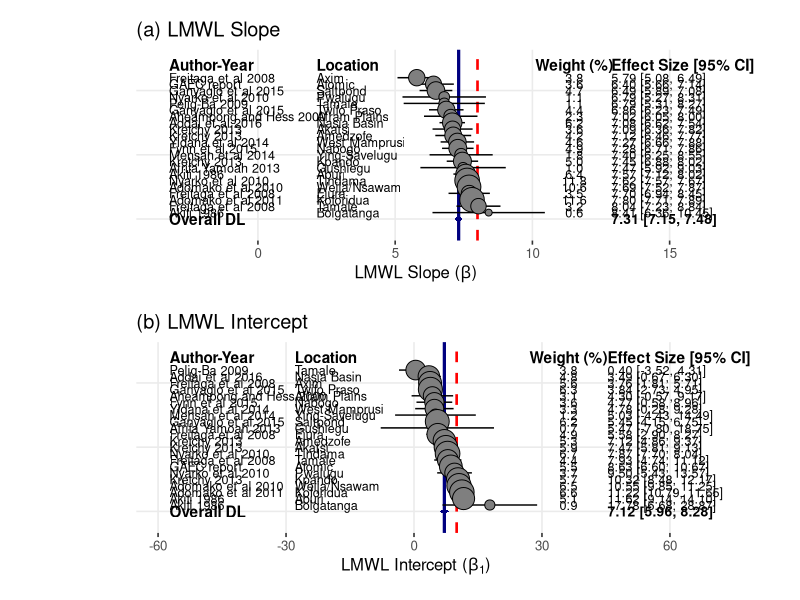
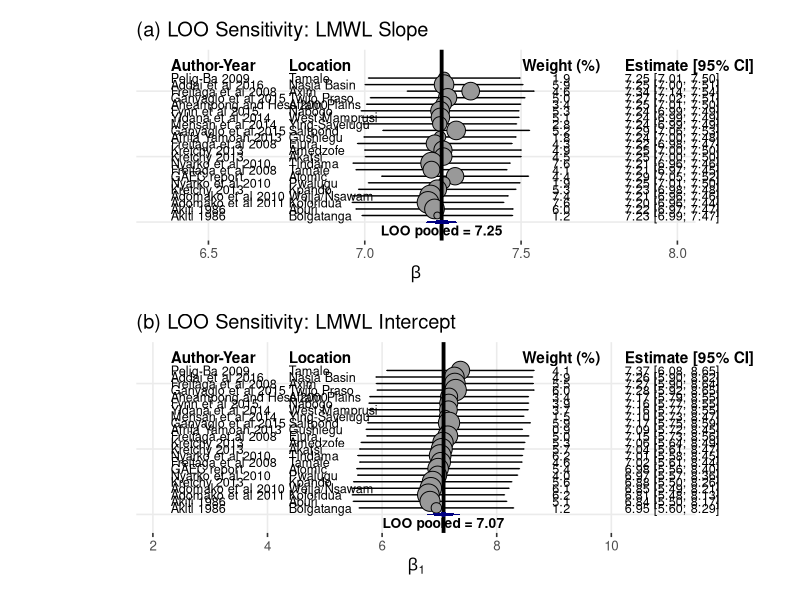
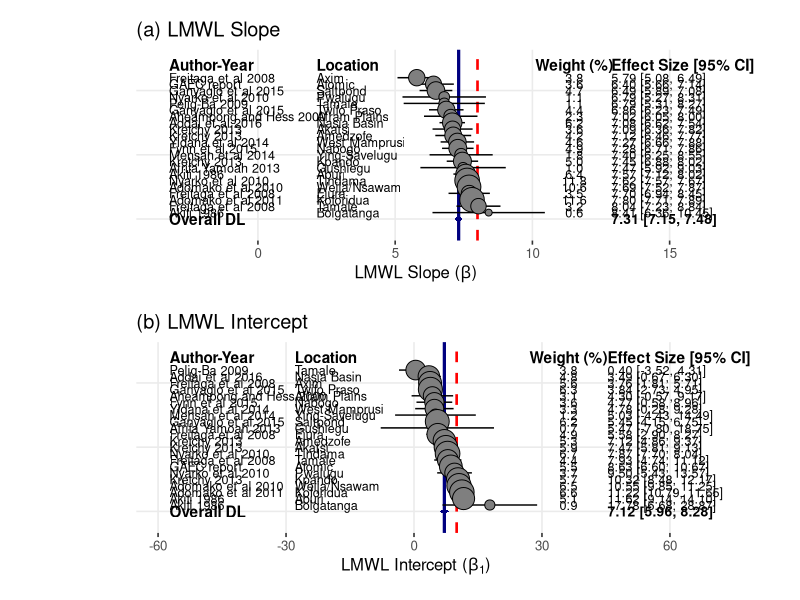
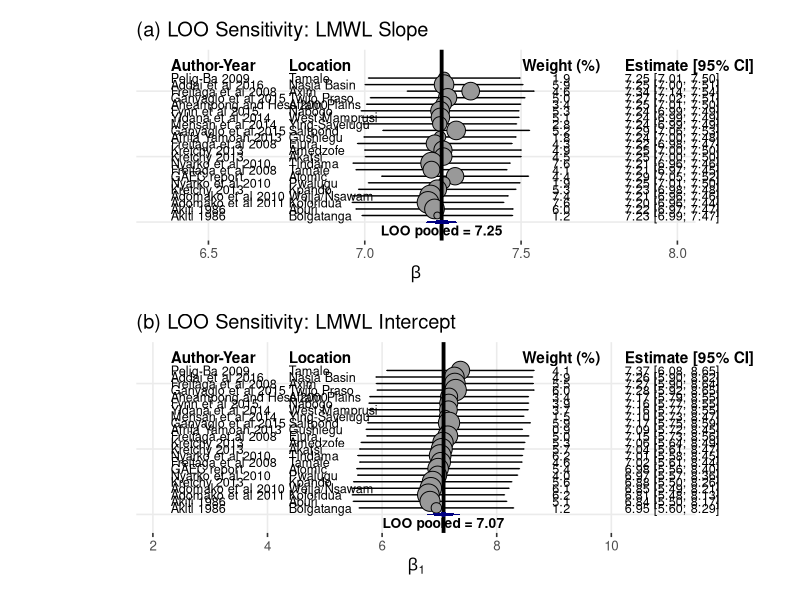

Generate these figures, in order, with R:





##Prepare data
library(metafor)
library(ggplot2)
library(dplyr)
library(patchwork)
# Load libraries

library(metafor)
library(dplyr)

# Create dataset

dat <- data.frame(
  Study = c(
    "Pelig-Ba 2009","Addai et al 2016","Freitaga et al 2008",
    "Ganyaglo et al 2015","Aheampong and Hess 2000","Fynn et al 2015",
    "Yidana et al 2014","Mensah et al 2014","Ganyaglo et al 2015",
    "Afrifa Yamoah 2013","Freitaga et al 2008","Kretchy 2013",
    "Kretchy 2013","Nyarko et al 2010","Freitaga et al 2008",
    "GAEC report","Nyarko et al 2010","Kretchy 2013",
    "Adomako et al 2010","Adomako et al 2011",
    "Akiti 1986","Akiti 1986"
  ),
  
  Location = c(
    "Tamale","Nasia Basin","Axim","Twifo Praso","Afram Plains",
    "Nabogo","West Mamprusi","Ying-Savelugu","Saltpond",
    "Gushiegu","Ejura","Amedzofe","Akatsi","Tindama",
    "Tamale","Atomic","Pwalugu","Kpando",
    "Weija/Nsawam","Koforidua","Aburi","Bolgatanga"
  ),
  
  Latitude = c(
    9.40,10.45,4.87,5.61,6.80,9.55,10.35,9.62,5.21,
    9.92,7.39,6.90,6.11,10.97,9.40,5.80,10.74,
    6.99,5.80,6.09,5.85,10.79
  ),
  
  Slope = c(
    6.788740637,7.079334170,5.787605940,6.862570508,7.024921466,
    7.282675870,7.266346910,7.403514030,6.486435014,7.474410921,
    7.697400875,7.116736782,7.091673770,7.621921714,8.035528500,
    6.397570231,6.787267568,7.450612144,7.692032115,7.800512697,
    7.568612019,8.406638871
  ),
  
  SE_Slope = c(
    0.754558178,0.236730092,0.358544493,0.320969067,0.496972838,
    0.293011431,0.311301502,0.586738725,0.304529499,0.793469147,
    0.384097884,0.333602414,0.372358193,0.026584201,0.408990182,
    0.377540421,0.775802857,0.292005309,0.088279414,0.044786696,
    0.227751057,1.044462192
  ),
  
  Intercept = c(
    0.398473145,3.486498264,3.759578051,3.840855217,4.304125654,
    4.770302097,4.779371550,5.029379703,5.453963819,5.473688361,
    5.584400748,7.115151000,7.472422377,7.869228921,7.928564102,
    8.634115130,9.502174595,10.323681130,10.546412280,11.218665510,
    11.618931090,17.775154950
  ),
  
  SE_Intercept = c(
    1.996953967,1.435593447,0.992699998,0.567258505,2.484988430,
    2.138950498,2.297765511,4.826790681,0.662778565,6.774486899,
    1.368268479,1.152365241,0.846691819,0.087128843,1.627092279,
    1.038591198,2.076491575,0.941729704,0.357307558,0.221117041,
    1.263802453,5.660364776
  ),
  
  Elevation = c(
    200,219,50,100,150,200,166,200,50,180,228,
    455,50,200,200,50,165,156.58,50,238,447,177
  )
)

# Sampling variances

dat$vi_slope <- dat$SE_Slope^2
dat$vi_intercept <- dat$SE_Intercept^2

#---------------------------------------------------


#-----------------------------------------
# Random-effects models
#-----------------------------------------

res.slope <- rma(
  yi = Slope,
  vi = vi_slope,
  method = "DL",
  data = dat
)
tau2.s <- round(res.slope$tau2,3)
I2.s   <- round(res.slope$I2,1)
QEp.s  <- signif(res.slope$QEp,3)

res.int <- rma(
  yi = Intercept,
  vi = vi_intercept,
  method = "DL",
  data = dat
)
tau2.i <- round(res.int$tau2,3)
I2.i   <- round(res.int$I2,1)
QEp.i  <- signif(res.int$QEp,3)
#-----------------------------------------
# Weights
#-----------------------------------------

dat$WeightSlope <-
  round(
    100 * weights(res.slope) /
      sum(weights(res.slope)),
    1
  )

dat$WeightInt <-
  round(
    100 * weights(res.int) /
      sum(weights(res.int)),
    1
  )

#-----------------------------------------
# Confidence intervals
#-----------------------------------------

dat$Slope_LCL <- dat$Slope - 1.96*dat$SE_Slope
dat$Slope_UCL <- dat$Slope + 1.96*dat$SE_Slope

dat$Int_LCL <- dat$Intercept - 1.96*dat$SE_Intercept
dat$Int_UCL <- dat$Intercept + 1.96*dat$SE_Intercept
##2. Forest plot function
forest_gg <- function(df,
                      estimate,
                      lcl,
                      ucl,
                      weight,
                      pooled,
                      pooled.lcl,
                      pooled.ucl,
                      refline,
                      title,
                      xlab){
  
  n <- nrow(df)
  
  df <- df %>%
    arrange(.data[[estimate]])
  
  df$Row <- rev(seq_len(n))
  
  #---------------------------------
  # Overall effect row
  #---------------------------------
  
  overall.row <- 0
  
  diamond <- data.frame(
    x = c(
      pooled.lcl,
      pooled,
      pooled.ucl,
      pooled
    ),
    y = c(
      overall.row,
      overall.row + 0.45,
      overall.row,
      overall.row - 0.45
    )
  )
  
  #---------------------------------
  # Text column positions
  #---------------------------------
  xr <- max(df[[ucl]]) - min(df[[lcl]])
  
  xmin <- min(df[[lcl]])
  xmax <- max(df[[ucl]])
  
  # ---- compressed layout (key change) ----
  study.col <- xmin - 1.55 * xr
  loc.col   <- xmin - 0.55 * xr
  lat.col   <- xmin - 0.05 * xr
  
  wt.col    <- xmax + 0.20 * xr
  beta.col  <- xmax + 0.45 * xr
  
   # xr <- max(df[[ucl]]) - min(df[[lcl]])
  
  #xmin <- min(df[[lcl]])
  #xmax <- max(df[[ucl]])
  
  #study.col <- xmin - 1.50*xr
  #loc.col   <- xmin - 0.80*xr
  #lat.col   <- xmin - 0.25*xr
  
  #wt.col    <- xmax + 0.20*xr
 # beta.col  <- xmax + 0.60*xr
 
  if(title == "(b) LMWL Intercept"){
    
    study.col <- xmin - 1.35*xr
    loc.col   <- xmin - 0.55*xr
    lat.col   <- xmin - 0.4*xr
    
  }
  #p.int <- p.int +
  # coord_cartesian(
  #   xlim = c(-35, 35),
  #   ylim = c(-2, nrow(dat)+3),
  #   clip = "off"
  #  )
  #---------------------------------
  # Plot
  #---------------------------------
  
  ggplot(df,
         aes(
           x = .data[[estimate]],
           y = Row
         )) +
    labs(y = NULL) +
    theme(
      axis.text.y = element_blank(),
      axis.ticks.y = element_blank()
    )+
    geom_vline(
      xintercept = refline,
      linetype = 2,
      linewidth = 0.9,
      colour = "red"
    ) +
    
    geom_vline(
      xintercept = pooled,
      linewidth = 1.1,
      colour = "navyblue"
    )+
    
    geom_segment(
      aes(
        x = .data[[lcl]],
        xend = .data[[ucl]],
        yend = Row
      ),
      linewidth = 0.5
    ) +
    
    geom_point(
      aes(size = .data[[weight]]),
      shape = 21,
      fill = "gray50"
    ) +
    
    geom_polygon(
      data = diamond,
      aes(x, y),
      inherit.aes = FALSE,
      fill = "navyblue"
    ) +
    annotate(
      "text",
      x = beta.col,
      y = overall.row,
      label = sprintf(
        "%.2f [%.2f, %.2f]",
        pooled,
        pooled.lcl,
        pooled.ucl
      ),
      hjust = 0,
      fontface = "bold",
      size = 3.5
    )+
    geom_text(
      aes(
        x = study.col,
        label = Study
      ),
      hjust = 0,
      size = 3.2
    ) +
    
    geom_text(
      aes(
        x = loc.col,
        label = Location
      ),
      hjust = 0,
      size = 3.2
    ) +
    
    geom_text(
      aes(
        x = wt.col,
        label = sprintf("%.1f", .data[[weight]])
      ),
      size = 3.2
    ) +
    
    geom_text(
      aes(
        x = beta.col,
        label = sprintf(
          "%.2f [%.2f, %.2f]",
          .data[[estimate]],
          .data[[lcl]],
          .data[[ucl]]
        )
      ),
      hjust = 0,
      size = 3.2
    ) +
    
    annotate(
      "text",
      x = study.col,
      y = n + 2,
      label = "Author-Year",
      fontface = "bold",
      hjust = 0
    ) +
    
    annotate(
      "text",
      x = loc.col,
      y = n + 2,
      label = "Location",
      fontface = "bold",
      hjust = 0
    ) +
    
    annotate(
      "text",
      x = wt.col,
      y = n + 2,
      label = "Weight (%)",
      fontface = "bold"
    ) +
    
    annotate(
      "text",
      x = beta.col,
      y = n + 2,
      label = "Effect Size [95% CI]",
      fontface = "bold",
      hjust = 0
    ) +
    
    annotate(
      "text",
      x = study.col,
      y = overall.row,
      label = "Overall DL",
      fontface = "bold",
      hjust = 0
    ) +
    
    scale_size(
      range = c(2,8),
      guide = "none"
    ) +
    
    coord_cartesian(
      xlim = c(
        study.col - 0.05*xr,
        beta.col + 0.40*xr
      ),
      ylim = c(-2, n + 3),
      clip = "off"
    ) +
    
    theme_bw(base_size = 12) +
    
    theme(
      axis.text.y = element_blank(),
      axis.ticks.y = element_blank(),
      panel.grid.minor = element_blank(),
      panel.border = element_blank(),
      panel.background = element_blank(),
      plot.background = element_blank(),
      plot.margin = margin(10, 70, 10, 90)
    
    ) +
    
    labs(
      title = title,
      x = xlab
    )
}
##3. Create slope panel
p.slope <- forest_gg(
  df = dat,
  estimate = "Slope",
  lcl = "Slope_LCL",
  ucl = "Slope_UCL",
  weight = "WeightSlope",
  pooled = coef(res.slope)[1],
  pooled.lcl = res.slope$ci.lb,
  pooled.ucl = res.slope$ci.ub,
  refline = 8,
  title = "(a) LMWL Slope",
  xlab = expression(
    paste(
      "LMWL Slope (", beta, ")"
    )
  ))
  #xlab = expression(beta))
##4. Create intercept panel
p.int <- forest_gg(
  df = dat,
  estimate = "Intercept",
  lcl = "Int_LCL",
  ucl = "Int_UCL",
  weight = "WeightInt",
  pooled = coef(res.int)[1],
  pooled.lcl = res.int$ci.lb,
  pooled.ucl = res.int$ci.ub,
  refline = 10,
  title = "(b) LMWL Intercept",
  xlab = expression(
    paste(
      "LMWL Intercept (", beta[1], ")"
    )
  ))
  #xlab = expression(beta[1]))

##5. Combine figure
fig <- p.slope / p.int

fig
##6. Export
ggsave(
  "Ghana_LMWL_Forest_MetaAnalysis.tiff",
  fig,
  width = 14,
  height = 16,
  units = "in",
  dpi = 1200,
  compression = "lzw"
)






################################################################################


##1. Run Leave-One-Out Meta-analysis
library(metafor)
library(dplyr)
library(ggplot2)
library(patchwork)
# Create dataset

dat <- data.frame(
  Study = c(
    "Pelig-Ba 2009","Addai et al 2016","Freitaga et al 2008",
    "Ganyaglo et al 2015","Aheampong and Hess 2000","Fynn et al 2015",
    "Yidana et al 2014","Mensah et al 2014","Ganyaglo et al 2015",
    "Afrifa Yamoah 2013","Freitaga et al 2008","Kretchy 2013",
    "Kretchy 2013","Nyarko et al 2010","Freitaga et al 2008",
    "GAEC report","Nyarko et al 2010","Kretchy 2013",
    "Adomako et al 2010","Adomako et al 2011",
    "Akiti 1986","Akiti 1986"
  ),
  
  Location = c(
    "Tamale","Nasia Basin","Axim","Twifo Praso","Afram Plains",
    "Nabogo","West Mamprusi","Ying-Savelugu","Saltpond",
    "Gushiegu","Ejura","Amedzofe","Akatsi","Tindama",
    "Tamale","Atomic","Pwalugu","Kpando",
    "Weija/Nsawam","Koforidua","Aburi","Bolgatanga"
  ),
  
  Latitude = c(
    9.40,10.45,4.87,5.61,6.80,9.55,10.35,9.62,5.21,
    9.92,7.39,6.90,6.11,10.97,9.40,5.80,10.74,
    6.99,5.80,6.09,5.85,10.79
  ),
  
  Slope = c(
    6.788740637,7.079334170,5.787605940,6.862570508,7.024921466,
    7.282675870,7.266346910,7.403514030,6.486435014,7.474410921,
    7.697400875,7.116736782,7.091673770,7.621921714,8.035528500,
    6.397570231,6.787267568,7.450612144,7.692032115,7.800512697,
    7.568612019,8.406638871
  ),
  
  SE_Slope = c(
    0.754558178,0.236730092,0.358544493,0.320969067,0.496972838,
    0.293011431,0.311301502,0.586738725,0.304529499,0.793469147,
    0.384097884,0.333602414,0.372358193,0.026584201,0.408990182,
    0.377540421,0.775802857,0.292005309,0.088279414,0.044786696,
    0.227751057,1.044462192
  ),
  
  Intercept = c(
    0.398473145,3.486498264,3.759578051,3.840855217,4.304125654,
    4.770302097,4.779371550,5.029379703,5.453963819,5.473688361,
    5.584400748,7.115151000,7.472422377,7.869228921,7.928564102,
    8.634115130,9.502174595,10.323681130,10.546412280,11.218665510,
    11.618931090,17.775154950
  ),
  
  SE_Intercept = c(
    1.996953967,1.435593447,0.992699998,0.567258505,2.484988430,
    2.138950498,2.297765511,4.826790681,0.662778565,6.774486899,
    1.368268479,1.152365241,0.846691819,0.087128843,1.627092279,
    1.038591198,2.076491575,0.941729704,0.357307558,0.221117041,
    1.263802453,5.660364776
  ),
  
  Elevation = c(
    200,219,50,100,150,200,166,200,50,180,228,
    455,50,200,200,50,165,156.58,50,238,447,177
  )
)

# Sampling variances

dat$vi_slope <- dat$SE_Slope^2
dat$vi_intercept <- dat$SE_Intercept^2

# Full models
library(metafor)
library(dplyr)
library(ggplot2)
library(patchwork)

res.slope <- rma(Slope, vi = vi_slope, method="REML", data=dat)
res.int   <- rma(Intercept, vi = vi_intercept, method="REML", data=dat)

loo.slope <- leave1out(res.slope)
loo.int   <- leave1out(res.int)

#Build LOO datasets (FIXED & robust)
df.slope <- data.frame(
  Study = dat$Study,
  Location = dat$Location,
  Estimate = loo.slope$estimate,
  SE = loo.slope$se
)

df.int <- data.frame(
  Study = dat$Study,
  Location = dat$Location,
  Estimate = loo.int$estimate,
  SE = loo.int$se
)

df.slope$LCL <- df.slope$Estimate - 1.96*df.slope$SE
df.slope$UCL <- df.slope$Estimate + 1.96*df.slope$SE

df.int$LCL <- df.int$Estimate - 1.96*df.int$SE
df.int$UCL <- df.int$Estimate + 1.96*df.int$SE


#TEP 1 — compute LOO pooled summary
# LOO pooled estimate (average of leave-one-out estimates)
loo.pool.slope <- mean(df.slope$Estimate, na.rm = TRUE)
loo.pool.int   <- mean(df.int$Estimate, na.rm = TRUE)

# LOO variability (for diamond CI)
loo.se.slope <- sd(df.slope$Estimate, na.rm = TRUE)
loo.se.int   <- sd(df.int$Estimate, na.rm = TRUE)

# CI for LOO pooled effect
loo.slope.lcl <- loo.pool.slope - 1.96 * loo.se.slope
loo.slope.ucl <- loo.pool.slope + 1.96 * loo.se.slope

loo.int.lcl <- loo.pool.int - 1.96 * loo.se.int
loo.int.ucl <- loo.pool.int + 1.96 * loo.se.int
#3. Weights + pooled estimates
df.slope$Weight <- round(100*weights(res.slope)/sum(weights(res.slope)),1)
df.int$Weight   <- round(100*weights(res.int)/sum(weights(res.int)),1)

ref.slope <- coef(res.slope)[1]
ref.int   <- coef(res.int)[1]

loo_forest <- function(df,
                       ref_full,
                       ref_global,
                       loo_pool,
                       loo_lcl,
                       loo_ucl,
                       title,
                       xlab){
  
  df$Row <- rev(seq_len(nrow(df)))
  
  xr <- max(df$UCL) - min(df$LCL)
  
  xmin <- min(df$LCL)
  xmax <- max(df$UCL)
  
  study.col <- xmin - 1*xr
  loc.col   <- xmin - 0.35*xr
  wt.col    <- xmax + 0.15*xr
  est.col   <- xmax + 0.50*xr
  
  # pooled row position
  pooled.y <- -0.8
  
  # LOO diamond data
  diamond <- data.frame(
    x = c(loo_lcl, loo_pool, loo_ucl, loo_pool),
    y = c(0, 0.35, 0, -0.35)
  )
  
  ggplot(df, aes(x = Estimate, y = Row)) +
    
    # CI
    geom_errorbarh(
      aes(xmin = LCL, xmax = UCL),
      height = 0.15
    ) +
    
    # points
    geom_point(
      aes(size = Weight),
      shape = 21,
      fill = "gray60"
    ) +
    
    # =========================
  # FULL MODEL (NO LOO)
  # =========================
  geom_vline(
    xintercept = ref_full,
    linewidth = 1.3
  ) +
    
    
    # =========================
  # LOO DIAMOND
  # =========================
  geom_polygon(
    data = diamond,
    aes(x, y),
    inherit.aes = FALSE,
    fill = "navyblue"
  ) +
    
    # STUDY
    geom_text(aes(x = study.col, label = Study),
              hjust = 0, size = 3.2) +
    
    # LOCATION
    geom_text(aes(x = loc.col, label = Location),
              hjust = 0, size = 3.2) +
    
    # WEIGHT
    geom_text(aes(x = wt.col, label = sprintf("%.1f", Weight)),
              size = 3.2) +
    
    # EFFECT
    geom_text(aes(x = est.col,
                  label = sprintf("%.2f [%.2f, %.2f]", Estimate, LCL, UCL)),
              hjust = 0, size = 3.2) +
    
    # HEADERS
    annotate("text", x = study.col, y = nrow(df)+2,
             label = "Author-Year", fontface="bold", hjust=0) +
    
    annotate("text", x = loc.col, y = nrow(df)+2,
             label = "Location", fontface="bold", hjust=0) +
    
    annotate("text", x = wt.col, y = nrow(df)+2,
             label = "Weight (%)", fontface="bold") +
    
    annotate("text", x = est.col, y = nrow(df)+2,
             label = "Estimate [95% CI]", fontface="bold", hjust=0) +
    
    # =========================
  # POOL LABELS
  # =========================
      annotate("text",
             x = loo_pool,
             y = pooled.y - 0.5,
             label = paste0("LOO pooled = ", round(loo_pool,2)),
             fontface="bold",
             size=3.5) +
    
    scale_size(range=c(2,7), guide="none") +
    
    coord_cartesian(
      xlim = c(study.col - 0.05*xr, est.col + 0.25*xr),
      ylim = c(-1.5, nrow(df)+3),
      clip = "off"
    ) +
    
    theme_bw(base_size = 12) +
    
    theme(
      axis.text.y = element_blank(),
      axis.ticks.y = element_blank(),
      panel.grid.minor = element_blank(),
      panel.border = element_blank(),
      panel.background = element_blank(),
      plot.background = element_blank(),
      plot.margin = margin(10, 70, 10, 90)
        ) +
    
    labs(title = title, x = xlab, y = NULL)
}

p.slope <- loo_forest(
  df.slope,
  ref_full = ref.slope,
  ref_global = 8,
  loo_pool = loo.pool.slope,
  loo_lcl = loo.slope.lcl,
  loo_ucl = loo.slope.ucl,
  title = "(a) LOO Sensitivity: LMWL Slope",
  xlab = expression(beta)
)

p.int <- loo_forest(
  df.int,
  ref_full = ref.int,
  ref_global = 10,
  loo_pool = loo.pool.int,
  loo_lcl = loo.int.lcl,
  loo_ucl = loo.int.ucl,
  title = "(b) LOO Sensitivity: LMWL Intercept",
  xlab = expression(beta[1])
)


#3. Combine
fig <- p.slope / p.int
fig
#4. Export (journal-ready)
ggsave(
  "LOO_Forest_Final_Publication2.tiff",
  fig,
  width = 14,
  height = 16,
  dpi = 1200,
  compression = "lzw"
)

#########################################################################
